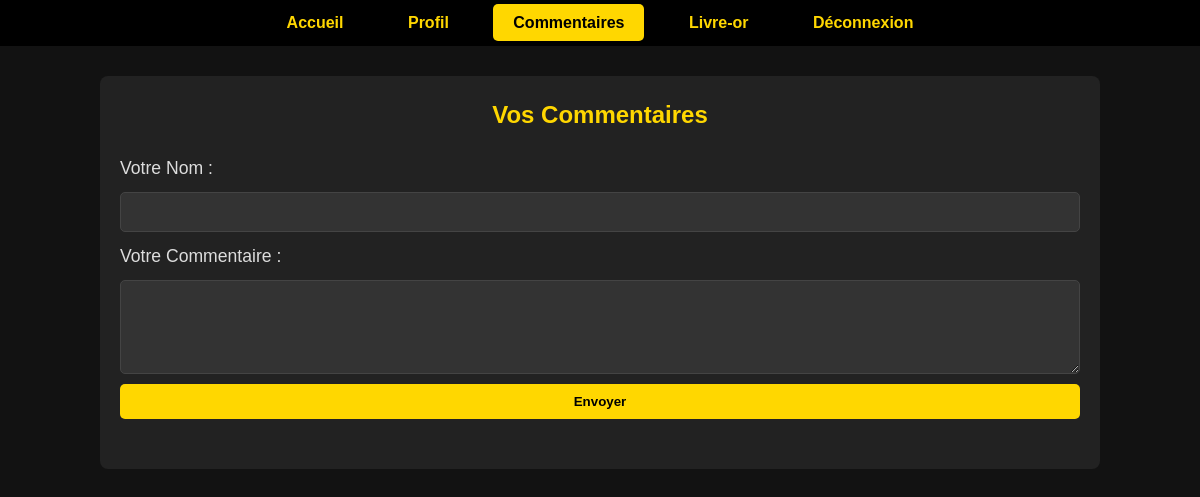
Page /commentaires.php on the earlier database version.
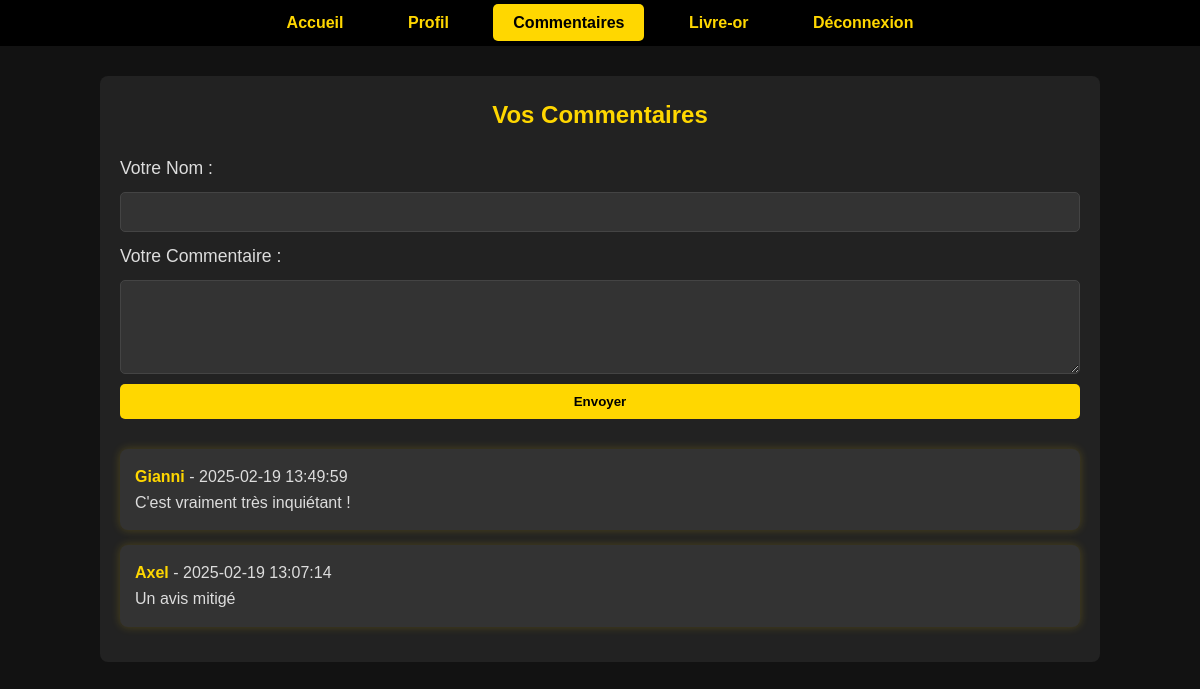
Same page on the later database version.
### tables this page shows
CREATE TABLE IF NOT EXISTS `comment` (
  `id` int NOT NULL AUTO_INCREMENT,
  `comment` text NOT NULL,
  `id_user` int NOT NULL,
  `date` datetime DEFAULT CURRENT_TIMESTAMP,
  PRIMARY KEY (`id`),
  KEY `id_user` (`id_user`)
);

CREATE TABLE IF NOT EXISTS `user` (
  `id` int NOT NULL AUTO_INCREMENT,
  `login` varchar(255) NOT NULL,
  `password` varchar(255) NOT NULL,
  PRIMARY KEY (`id`)
);

### commentaires.php (the view, shortened to what this page needs)
<?php
require 'config.php';
$comments = $pdo->query("SELECT user.login, comment.comment, comment.date FROM comment JOIN user ON comment.id_user = user.id ORDER BY comment.date DESC")->fetchAll(PDO::FETCH_ASSOC);
?>
<!DOCTYPE html>
<html lang="fr">
<head>
    <link rel="stylesheet" href="Stylesheet/commentaires.css">
</head>
<body>
    <header>
        <nav>
            <a href="accueil.php">Accueil</a>
            <a href="profil.php">Profil</a>
            <a class="active" href="commentaires.php">Commentaires</a>
            <a href="livre-or.php">Livre-or</a>
            <a href="logout.php" class="logout-btn">Déconnexion</a>
        </nav>
    </header>
    <main>
        <section class="comment-section">
            <h1>Vos Commentaires</h1>
            <form action="ajout_comment.php" method="POST" class="comment-form">
                <label for="auteur">Votre Nom :</label>
                <input type="text" id="auteur" name="auteur" required>
                <label for="message">Votre Commentaire :</label>
                <textarea id="message" name="message" rows="4" required></textarea>
                <button type="submit">Envoyer</button>
            </form>
            <div class="comments">
                <?php foreach ($comments as $comment) : ?>
                    <div class="comment">
                        <p><strong><?= htmlspecialchars($comment['login']) ?></strong> - <?= $comment['date'] ?></p>
                        <p><?= nl2br(htmlspecialchars($comment['comment'])) ?></p>
                    </div>
                <?php endforeach; ?>
            </div>
        </section>
    </main>
</body>
</html>

### Stylesheet/commentaires.css (style rules this page uses)
* { margin: 0; padding: 0; box-sizing: border-box; }
body { background-image: url(images/background.jpg); background-size: cover; background-position: center; background-repeat: no-repeat; font-family: Arial, sans-serif; background-color: #121212; color: white; line-height: 1.6; }
header { width: 100%; background-color: black; padding: 10px 0; text-align: center; }
header nav a { color: gold; text-decoration: none; font-weight: bold; padding: 10px 20px; margin: 0 10px; transition: background-color 0.3s, color 0.3s; }
header nav a:hover, header nav a.active { background-color: gold; color: black; border-radius: 5px; }
main { padding: 20px; max-width: 1000px; margin: 30px auto; background-color: #222; border-radius: 8px; }
.comment-section h1 { text-align: center; color: gold; margin-bottom: 20px; }
.comment-form { display: flex; flex-direction: column; gap: 10px; margin-bottom: 30px; }
.comment-form label { font-size: 1.1rem; color: #ddd; }
.comment-form input, .comment-form textarea { padding: 10px; border: 1px solid #444; background-color: #333; color: white; border-radius: 5px; font-size: 1rem; }
.comment-form button { padding: 10px 20px; border: none; background-color: gold; color: black; font-weight: bold; cursor: pointer; border-radius: 5px; transition: background-color 0.3s; }
.comments { margin-top: 20px; }
.comment { background-color: #333; padding: 15px; border-radius: 8px; margin-bottom: 15px; box-shadow: 0px 0px 10px rgba(255, 215, 0, 0.2); }
.comment p { color: #ddd; }
.comment strong { color: gold; }

Differences in the rows shown:
added comment: id_user.login "Gianni", date "2025-02-19 13:49:59", comment "C'est vraiment très inquiétant !"
added comment: id_user.login "Axel", date "2025-02-19 13:07:14", comment "Un avis mitigé"
